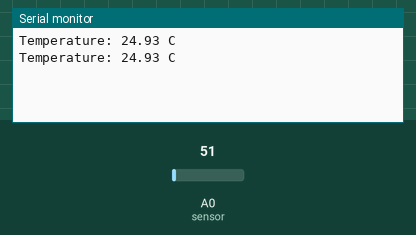
The sketch below on a simulated Arduino Uno, built with avr-gcc and run on an emulated ATmega328P. Shown: the last lines printed to the serial monitor. Inputs (shaded band) come from the test bench; at power-on: A0 (sensor) = 51.

Above: at 1.8 s.
1.9 s: A0 (sensor) set to 61
At 2.8 s:
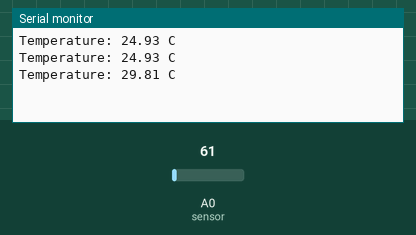
3.4 s: A0 (sensor) set to 71
At 4.6 s:
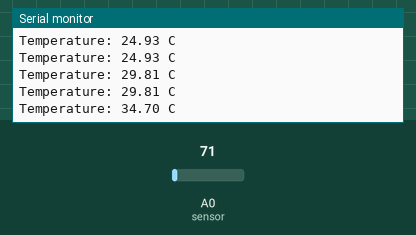
Timing chart, 0 to 6.4 s (numbered marks = the images above; inputs shaded):
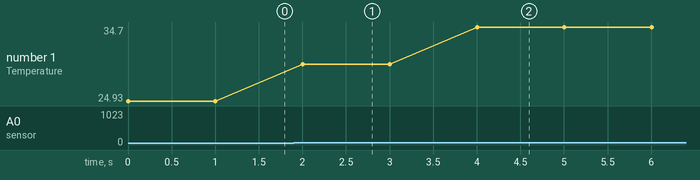

The sketch:

LM35_Temp.ino
```cpp
/*
 * LM35 Pin          Arduino UNO Pin
 * Left (VCC)   ---> 5V
 * Middle (Out) ---> A0
 * Right (GND)  ---> GND
 */

int sensor = A0;
int value;
float voltage;
float temperature;

void setup() {
  Serial.begin(9600);
}

void loop() {
  value = analogRead(sensor);

  voltage = value * 5.0 / 1023.0;

  temperature = voltage * 100;

  Serial.print("Temperature: ");
  Serial.print(temperature);
  Serial.println(" C");

  delay(1000);
}
```

Measured:
- after the input at 1.9 s, the serial monitor: prints a new line after 0.10 s (image 1)
- after the input at 3.4 s, the serial monitor: prints a new line after 0.60 s (image 2)
- plotted number 1: 24.93 → 29.81 after the input at 1.9 s, 29.81 → 34.7 after the input at 3.4 s
